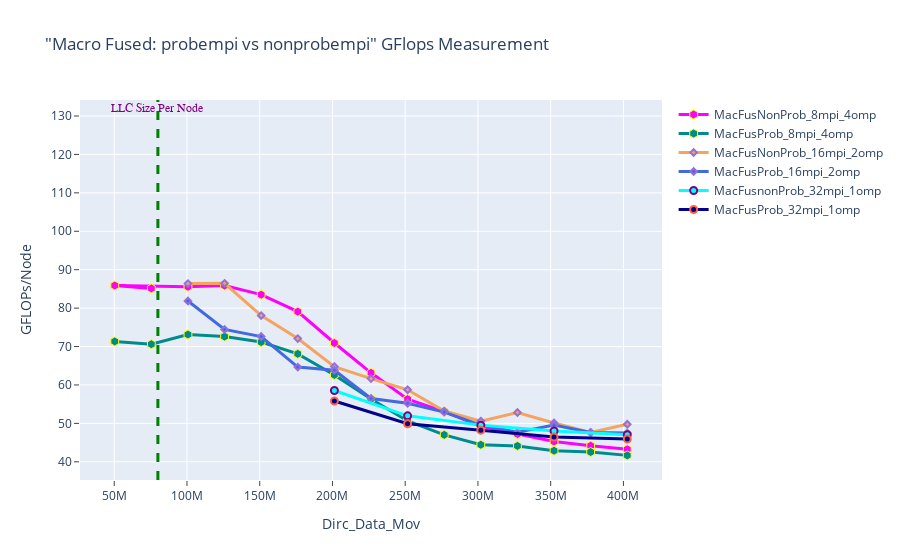

Notebook source saved alongside this figure:
### Markdown cell above
## FLOTS - macro fused: probempi vs nonprobempi

### Code cell
fig = go.Figure() 

fig.add_trace(go.Scatter(x=(dfMacFusNonProb_8mpi_4omp.Dirc_Data_Mov*(dfMacFusNonProb_8mpi_4omp.MPI_size)), 
                         y=(dfMacFusNonProb_8mpi_4omp.GFLOPS*(dfMacFusNonProb_8mpi_4omp.MPI_size)), 
                         mode='lines+markers', 
                         name='MacFusNonProb_8mpi_4omp',
                         line=dict(color='magenta',width=3),
                         marker=dict(symbol='hexagon',size=9, line=dict(color='yellow',width=1))))


fig.add_trace(go.Scatter(x=(dfMacFusProb_8mpi_4omp.Dirc_Data_Mov*(dfMacFusProb_8mpi_4omp.MPI_size)), 
                         y=(dfMacFusProb_8mpi_4omp.GFLOPS*(dfMacFusProb_8mpi_4omp.MPI_size)), 
                         mode='lines+markers', 
                         name='MacFusProb_8mpi_4omp',
                         line=dict(color='darkcyan',width=3),
                         marker=dict(symbol='hexagon',size=9, line=dict(color='yellow',width=1))))


fig.add_trace(go.Scatter(x=(dfMacFusNonProb_16mpi_2omp.Dirc_Data_Mov*(dfMacFusNonProb_16mpi_2omp.MPI_size)), 
                         y=(dfMacFusNonProb_16mpi_2omp.GFLOPS*(dfMacFusNonProb_16mpi_2omp.MPI_size)), 
                         mode='lines+markers', 
                         name='MacFusNonProb_16mpi_2omp',
                         line=dict(color='sandybrown',width=3),
                         marker=dict(symbol='diamond',size=5,line=dict(color='MediumPurple',width=2))))

fig.add_trace(go.Scatter(x=(dfMacFusProb_16mpi_2omp.Dirc_Data_Mov*(dfMacFusProb_16mpi_2omp.MPI_size)), 
                         y=(dfMacFusProb_16mpi_2omp.GFLOPS*(dfMacFusProb_16mpi_2omp.MPI_size)), 
                         mode='lines+markers', 
                         name='MacFusProb_16mpi_2omp',
                         line=dict(color='royalblue',width=3),
                         marker=dict(symbol='diamond',size=5,line=dict(color='MediumPurple',width=2))))


fig.add_trace(go.Scatter(x=(dfMacFusnonProb_32mpi_1omp.Dirc_Data_Mov*(dfMacFusnonProb_32mpi_1omp.MPI_size)), 
                         y=(dfMacFusnonProb_32mpi_1omp.GFLOPS*(dfMacFusnonProb_32mpi_1omp.MPI_size)), 
                         mode='lines+markers', 
                         name='MacFusnonProb_32mpi_1omp',
                         line=dict(color='cyan',width=3),
                         marker=dict(symbol='circle',size=7,line=dict(color='Purple',width=2))))


fig.add_trace(go.Scatter(x=(dfMacFusProb_32mpi_1omp.Dirc_Data_Mov*(dfMacFusProb_32mpi_1omp.MPI_size)), 
                         y=(dfMacFusProb_32mpi_1omp.GFLOPS*(dfMacFusProb_32mpi_1omp.MPI_size)), 
                         mode='lines+markers', 
                         name='MacFusProb_32mpi_1omp',
                         line=dict(color='darkblue',width=3),
                         marker=dict(symbol='circle',size=7, line=dict(color='tomato',width=2))))



# Adding a vertical line
fig.add_vline(x=80e6, line_width=3, line_dash="dash", line_color="green")
# fig.add_hline(y=1024, line_width=3, line_dash="dash", line_color="red")

# Add annotation
fig.add_annotation(
    x='80e6'
    , y=130
    , text=f'LLC Size Per Node'
    , yanchor='bottom'
    , showarrow=False
    , arrowhead=1
    , arrowsize=1
    , arrowwidth=2
    , arrowcolor="#636363"
    , ax=-20
    , ay=-30
    , font=dict(size=12, color="purple", family="Sans Serif")
    , align="left"
    ,)

fig.update_layout(title='"Macro Fused: probempi vs nonprobempi" GFlops Measurement',
                  xaxis_title='Dirc_Data_Mov', yaxis_title='GFLOPs/Node', 
                  xaxis=dict(ticks="outside"),  
                  yaxis=dict(ticks="outside"))

### Figure 1 — Plotly figure (JSON) as saved in the notebook; plotly's stock layout.template omitted (floating-point values rounded to 4 significant figures)
{"data": [{"line": {"color": "magenta", "width": 3}, "marker": {"line": {"color": "yellow", "width": 1}, "size": 9, "symbol": "hexagon"}, "mode": "lines+markers", "name": "MacFusNonProb_8mpi_4omp", "type": "scatter", "x": [75497472, 50331648, 100663296, 125829120, 150994944, 176160768, 201326592, 226492416, 251658240, 276824064, 301989888, 327155712, 352321536, 377487360, 402653184], "y": [85.14, 85.88, 85.56, 85.88, 83.51, 79.08, 70.92, 63.16, 56.32, 53.08, 49.22, 47.22, 45.27, 44.2, 43.26]}, {"line": {"color": "darkcyan", "width": 3}, "marker": {"line": {"color": "yellow", "width": 1}, "size": 9, "symbol": "hexagon"}, "mode": "lines+markers", "name": "MacFusProb_8mpi_4omp", "type": "scatter", "x": [50331648, 75497472, 100663296, 125829120, 150994944, 176160768, 201326592, 226492416, 251658240, 276824064, 301989888, 327155712, 352321536, 377487360, 402653184], "y": [71.34, 70.61, 73.13, 72.59, 71.16, 68.1, 62.62, 56.33, 50.64, 47.02, 44.44, 44.14, 42.89, 42.55, 41.67]}, {"line": {"color": "sandybrown", "width": 3}, "marker": {"line": {"color": "MediumPurple", "width": 2}, "size": 5, "symbol": "diamond"}, "mode": "lines+markers", "name": "MacFusNonProb_16mpi_2omp", "type": "scatter", "x": [100663296, 125829120, 150994944, 176160768, 201326592, 226492416, 251658240, 276824064, 301989888, 327155712, 352321536, 377487360, 402653184], "y": [86.38, 86.46, 78.06, 72.07, 64.77, 61.66, 58.75, 53.21, 50.59, 52.84, 50.12, 47.63, 49.77]}, {"line": {"color": "royalblue", "width": 3}, "marker": {"line": {"color": "MediumPurple", "width": 2}, "size": 5, "symbol": "diamond"}, "mode": "lines+markers", "name": "MacFusProb_16mpi_2omp", "type": "scatter", "x": [100663296, 125829120, 150994944, 176160768, 201326592, 226492416, 251658240, 276824064, 301989888, 327155712, 352321536, 377487360, 402653184], "y": [81.86, 74.44, 72.61, 64.67, 63.85, 56.48, 55.24, 52.93, 49.55, 47.72, 49.54, 47.63, 47.49]}, {"line": {"color": "cyan", "width": 3}, "marker": {"line": {"color": "Purple", "width": 2}, "size": 7, "symbol": "circle"}, "mode": "lines+markers", "name": "MacFusnonProb_32mpi_1omp", "type": "scatter", "x": [201326592, 251658240, 301989888, 352321536, 402653184], "y": [58.55, 51.97, 49.55, 48.01, 47.06]}, {"line": {"color": "darkblue", "width": 3}, "marker": {"line": {"color": "tomato", "width": 2}, "size": 7, "symbol": "circle"}, "mode": "lines+markers", "name": "MacFusProb_32mpi_1omp", "type": "scatter", "x": [201326592, 251658240, 301989888, 352321536, 402653184], "y": [55.82, 49.92, 48.23, 46.45, 45.94]}], "layout": {"annotations": [{"align": "left", "arrowcolor": "#636363", "arrowhead": 1, "arrowsize": 1, "arrowwidth": 2, "ax": -20, "ay": -30, "font": {"color": "purple", "family": "Sans Serif", "size": 12}, "showarrow": false, "text": "LLC Size Per Node", "x": "80e6", "y": 130, "yanchor": "bottom"}], "shapes": [{"line": {"color": "green", "dash": "dash", "width": 3}, "type": "line", "x0": 80000000, "x1": 80000000, "xref": "x", "y0": 0, "y1": 1, "yref": "y domain"}], "title": {"text": "\"Macro Fused: probempi vs nonprobempi\" GFlops Measurement"}, "xaxis": {"ticks": "outside", "title": {"text": "Dirc_Data_Mov"}}, "yaxis": {"ticks": "outside", "title": {"text": "GFLOPs/Node"}}}}
